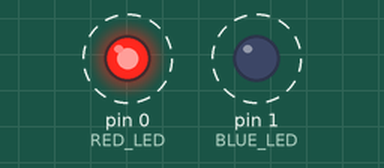
A sketch run on a simulated Arduino Uno, built with avr-gcc and run on an emulated ATmega328P. Shown: output pins drawn as LEDs (lit = HIGH). Dashed ring = blinking.

Above: at 0.2 s.
Timing chart, 0 to 4.6 s (numbered marks = the images above):
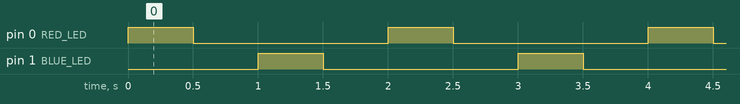

The sketch:

HuzzahBlinkLED.ino
```cpp
// Blink LEDs on Adafruit Huzzah
// For O'Reilly ESP8266 IOT Course
// John C. Shovic, PhD
// SwitchDoc Labs

#define RED_LED 0
#define BLUE_LED 1

void setup() {
  // put your setup code here, to run once:
  pinMode(RED_LED, OUTPUT);
  pinMode(BLUE_LED, OUTPUT);

}

void loop() {

  // put your main code here, to run repeatedly:
  digitalWrite(RED_LED, HIGH);
  delay(500);
  digitalWrite(RED_LED, LOW);
  delay(500);

  digitalWrite(BLUE_LED, HIGH);
  delay(500);
  digitalWrite(BLUE_LED, LOW);
  delay(500);

}
```

Measured:
- by itself, pin 0 (RED_LED), pin 1 (BLUE_LED): alternates HIGH for 0.50 s and LOW for 1.5 s
- by itself, everything shown: repeats every 2.0 s, in 4 steps
